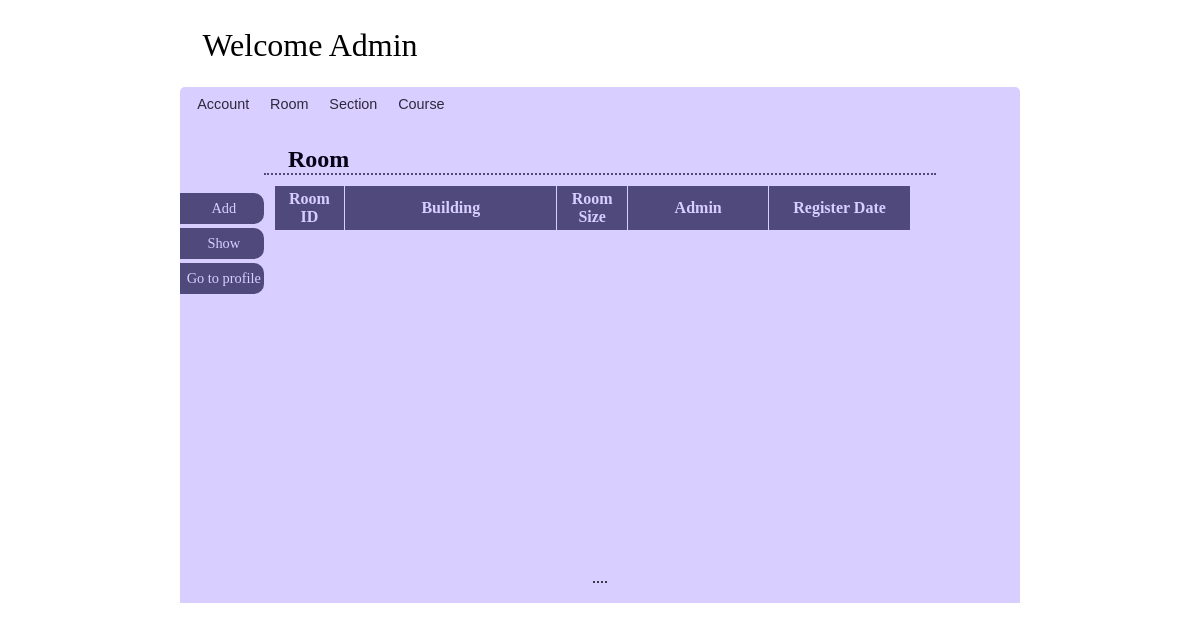
The page /file/show_room.php on the database as committed earlier.
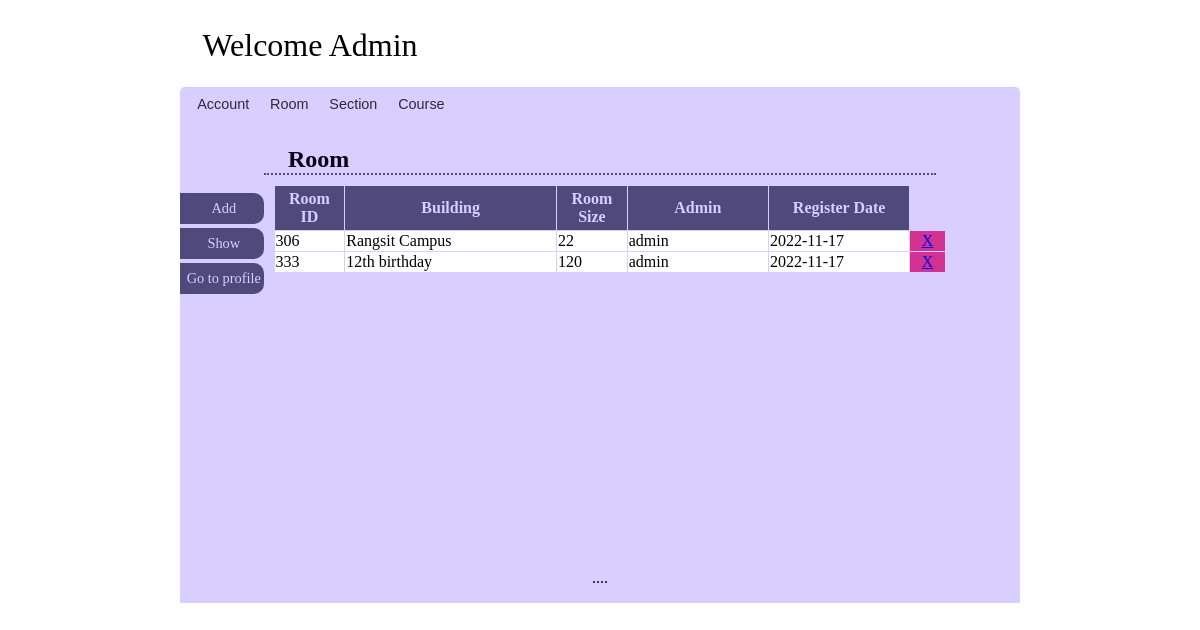
The same page on the database as committed later.
### tables this page shows
CREATE TABLE `room` (
  `room_id` int(4) NOT NULL,
  `building_name` varchar(25) DEFAULT NULL,
  `building_image` longblob DEFAULT NULL,
  `room_size` int(2) DEFAULT NULL,
  `admin_id` int(10) DEFAULT NULL,
  `regis_date` date DEFAULT NULL
);

CREATE TABLE `account` (
  `user_id` int(10) NOT NULL,
  `f_name` varchar(30) DEFAULT NULL,
  `l_name` varchar(30) DEFAULT NULL,
  `username` varchar(30) NOT NULL,
  `passwd` varchar(30) NOT NULL,
  `email` varchar(30) DEFAULT NULL,
  `user_picture` longblob DEFAULT NULL,
  `type` varchar(13) DEFAULT NULL,
  `admin_id` int(10) DEFAULT NULL,
  `regis_date` date DEFAULT NULL
);

### file/show_room.php (the view, shortened to what this page needs)
<?php require_once('connect.php'); ?>
<!DOCTYPE html>
<html>
<head>
    <link rel="stylesheet" href="style.css">
</head>
<body>
<div id="wrapper">
	<div id="div_header">
		Welcome Admin
	</div>
	<div id="div_subhead">
        <ul id = "menu">
            <il><a href="show_account.php">Account</a></il>
            <il><a href="show_room.php">Room</a></il>
            <il><a href="show_section.php">Section</a></il>
            <il><a href="show_course.php">Course</a></il>
        </ul>
	</div>
	<div id="div_main">
        <div id= "div_left">
            <ul>
                <li><a href="add_room.php">Add</a></li>
                <li><a href="show_room.php">Show</a></li>
                <li><a href="accountprofile.php">Go to profile</a></li>
            </ul>
        </div>
		<div id="div_content" class="form">
            <h2>Room</h2>
            <table>
                <col width="10%">
                <col width="30%">
                <col width="10%">
                <col width="20%">
                <col width="20%">
                <col width="5%">
                <tr>
                    <th>Room ID</th>
                    <th>Building</th>
                    <th>Room Size</th>
                    <th>Admin</th>
                    <th>Register Date</th>
                </tr>
                <?php
                    $q="select * from room, account where room.admin_id = account.user_id";
                    $result=$mysqli->query($q);
                    while($row=$result->fetch_array()){ ?>
                    <tr>
                        <td><?=$row['room_id']?></td>
                        <td><?=$row['building_name']?></td>
                        <td><?=$row['room_size']?></td>
                        <td><?=$row['f_name']?></td>
                        <td><?=$row['regis_date']?></td>
                        <td style="background-color: #d23390; text-align: center;"><a href="delete.php?roomid=<?=$row['room_id']?>">X</a></td>
                    </tr>
                <?php }?>
            </table>
		</div>
	    <div id="div_footer">
	</div>
</div>
</body>
</html>

Rows that differ between the two databases and show on the page:
added room: room_id "306", building_name "Rangsit Campus", room_size "22", account.f_name "admin", account.regis_date "2022-11-17"
added room: room_id "333", building_name "12th birthday", room_size "120", account.f_name "admin", account.regis_date "2022-11-17"
